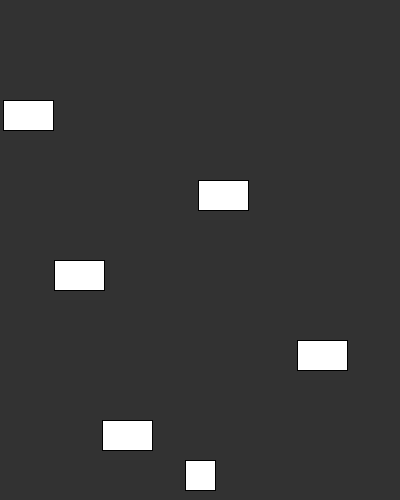
Frame 1 (no input)
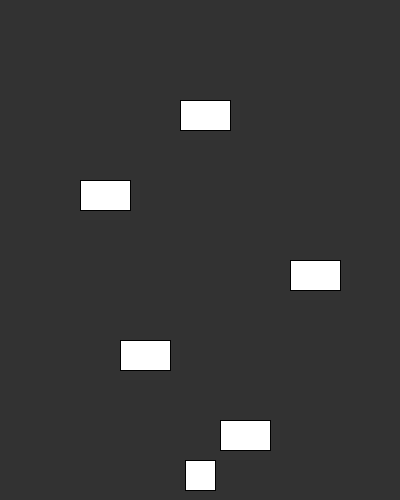
Frame 60 (the mouse pressed at the canvas centre just before this capture)
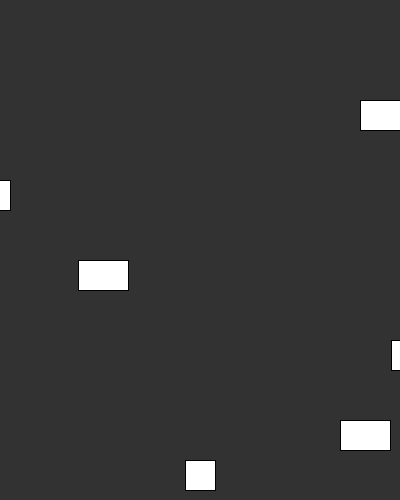
Frame 120 (the mouse held since frame 60 and released just before this capture)

The Processing sketch that drew these frames (run headless with seeded random() and noise(); from frame 60 on, the mouse is pressed at the canvas centre):

// Processing sketch: Unit_5_Practical_Quiz_pde
// ── Unit_5_Practical_Quiz_pde.pde
// Simplest possible crossing game
// Demonstrates: 2 classes, array of objects, object interaction

Player player;
Car[] cars;

void setup() {
  size(400, 500);
  player = new Player();
  
  cars = new Car[5];
  cars[0] = new Car(0,   100, 3);
  cars[1] = new Car(200, 180, -2);
  cars[2] = new Car(50,  260, 4);
  cars[3] = new Car(300, 340, -3);
  cars[4] = new Car(100, 420, 2);
}

void draw() {
  background(50);
  
  // update and draw cars
  for (int i = 0; i < cars.length; i++) {
    cars[i].move();
    cars[i].display();
    
    // check collision with player
    if (player.hits(cars[i])) {
      player.reset();
    }
  }
  
  player.display();
  
  // win check
  if (player.y < 0) {
    player.reset();
  }
}

void keyPressed() {
  if (keyCode == UP)    player.y -= 40;
  if (keyCode == DOWN)  player.y += 40;
  if (keyCode == LEFT)  player.x -= 40;
  if (keyCode == RIGHT) player.x += 40;
}

// ── Car.pde
class Car {
  float x, y;
  float w = 50;
  float h = 30;
  float speed;
  
  Car(float startX, float startY, float startSpeed) {
    x = startX;
    y = startY;
    speed = startSpeed;
  }
  
  void move() {
    x += speed;
    if (x > width)  x = -w;
    if (x < -w)     x = width;
  }
  
  void display() {
    rect(x, y, w, h);
  }
}

// ── Player.pde
class Player {
  float x, y;
  float size = 30;

  Player() {
    reset();
  }

  void display() {
    rect(x, y, size, size);
  }

  void reset() {
    x = width / 2 - size / 2;
    y = height - size - 10;
  }

  boolean hits(Car c) {
    return x < c.x + c.w &&
      x + size > c.x &&
      y < c.y + c.h &&
      y + size > c.y;
  }
}
